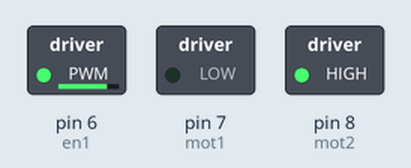
Simulated run of this sketch. Board: Arduino Uno, built with avr-gcc and run on an emulated ATmega328P. Parts: switched loads named in the sketch (green lamp = pin HIGH).

Above: at 0.05 s.
At 11.95 s:
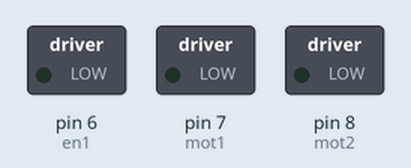
Timing chart, 0 to 15.6 s (numbered marks = the images above):
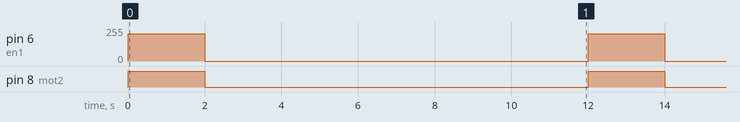

Measured:
- by itself, pin 6 (en1): alternates 204/255 for 2.0 s and 0/255 for 10.0 s
- by itself, pin 8 (mot2): alternates HIGH for 2.0 s and LOW for 10.0 s

The sketch:

L298N_motor_control.ino
```cpp
const int mot1 = 7; // "Positive"
const int mot2 = 8; // "Negative"
const int en1 = 6; // Feed PWM signal to this pin
int PWM_val = 255*0.8; // 80% PWM


void setup()
{
  pinMode(mot1, OUTPUT);
  pinMode(mot2, OUTPUT);
  pinMode(en1, OUTPUT);
}

void loop()
{
  analogWrite(en1, PWM_val); // between value between 0 and 255
  digitalWrite(mot1, LOW);
  digitalWrite(mot2, HIGH);

  delay(2000);
  analogWrite(en1, 0); // between value between 0 and 255
  digitalWrite(mot1, LOW);
  digitalWrite(mot2, LOW);
  delay(10000);

}

// Use IR sensor to change motors.
// start m1 dir 1 button
// stop m1 button
// start m1 dir 2 button
// start m2 dir 1 button
// stop m2 button
// start m2 dir 2 button
```
